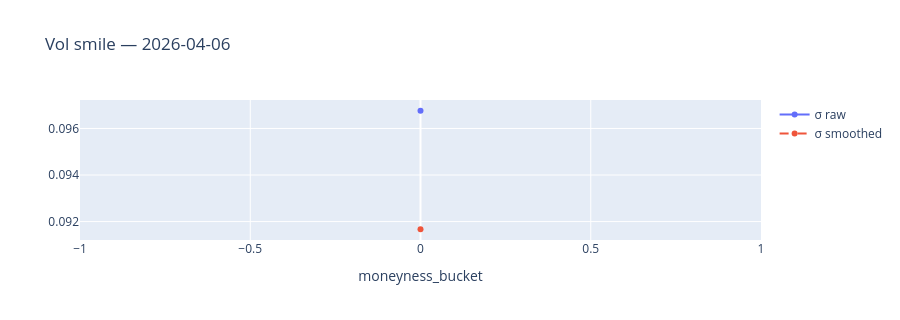

The notebook cell this image was saved under:
### Markdown cell above
**QA purpose**: smile shape on the latest day. Asymmetric/spiky smile is a discontinuity flag.

### Code cell
latest_d = vs["date"].max()
latest = vs.filter(pl.col("date") == latest_d).sort("moneyness_bucket")
fig = go.Figure()
fig.add_trace(go.Scatter(x=latest["moneyness_bucket"].to_list(), y=latest["sigma_evc_raw"].to_list(),      name="σ raw",      mode="lines+markers"))
fig.add_trace(go.Scatter(x=latest["moneyness_bucket"].to_list(), y=latest["sigma_evc_smoothed"].to_list(), name="σ smoothed", mode="lines+markers", line=dict(dash="dash")))
fig.update_layout(height=320, title_text=f"Vol smile — {latest_d}", xaxis_title="moneyness_bucket")
fig.show()

### Figure 1 — Plotly figure (JSON) as saved in the notebook; plotly's stock layout.template omitted (floating-point values rounded to 4 significant figures)
{"data": [{"mode": "lines+markers", "name": "σ raw", "type": "scatter", "x": [0], "y": [0.09676]}, {"line": {"dash": "dash"}, "mode": "lines+markers", "name": "σ smoothed", "type": "scatter", "x": [0], "y": [0.09167]}], "layout": {"height": 320, "title": {"text": "Vol smile — 2026-04-06"}, "xaxis": {"title": {"text": "moneyness_bucket"}}}}
